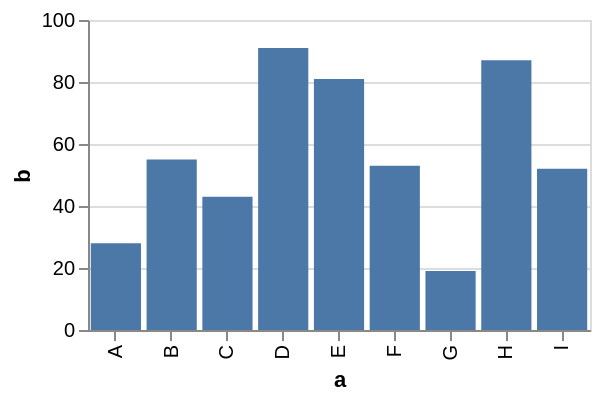

The Vega-Lite source for this figure:
### Vega specification from a JSON file in a GitHub repository (floating-point values rounded to 4 significant figures)
{"$schema": "https://vega.github.io/schema/vega/v5.json", "description": "A simple bar chart with embedded data that fits exactly into 300px width.", "autosize": {"type": "fit", "contains": "padding"}, "background": "white", "padding": 5, "width": 300, "height": 200, "style": "cell", "data": [{"name": "source_0", "values": [{"a": "A", "b": 28}, {"a": "B", "b": 55}, {"a": "C", "b": 43}, {"a": "D", "b": 91}, {"a": "E", "b": 81}, {"a": "F", "b": 53}, {"a": "G", "b": 19}, {"a": "H", "b": 87}, {"a": "I", "b": 52}]}, {"name": "data_0", "source": "source_0", "transform": [{"type": "filter", "expr": "isValid(datum[\"b\"]) && isFinite(+datum[\"b\"])"}]}], "marks": [{"name": "marks", "type": "rect", "style": ["bar"], "from": {"data": "data_0"}, "encode": {"update": {"fill": {"value": "#4c78a8"}, "ariaRoleDescription": {"value": "bar"}, "description": {"signal": "\"a: \" + (isValid(datum[\"a\"]) ? datum[\"a\"] : \"\"+datum[\"a\"]) + \"; b: \" + (format(datum[\"b\"], \"\"))"}, "x": {"scale": "x", "field": "a"}, "width": {"scale": "x", "band": 1}, "y": {"scale": "y", "field": "b"}, "y2": {"scale": "y", "value": 0}}}}], "scales": [{"name": "x", "type": "band", "domain": {"data": "data_0", "field": "a", "sort": true}, "range": [0, {"signal": "width"}], "paddingInner": 0.1, "paddingOuter": 0.05}, {"name": "y", "type": "linear", "domain": {"data": "data_0", "field": "b"}, "range": [{"signal": "height"}, 0], "nice": true, "zero": true}], "axes": [{"scale": "y", "orient": "left", "gridScale": "x", "grid": true, "tickCount": {"signal": "ceil(height/40)"}, "domain": false, "labels": false, "aria": false, "maxExtent": 0, "minExtent": 0, "ticks": false, "zindex": 0}, {"scale": "x", "orient": "bottom", "grid": false, "title": "a", "labelAlign": "right", "labelAngle": 270, "labelBaseline": "middle", "zindex": 0}, {"scale": "y", "orient": "left", "grid": false, "title": "b", "labelOverlap": true, "tickCount": {"signal": "ceil(height/40)"}, "zindex": 0}], "config": {"projection": {"type": "equalEarth"}}}
